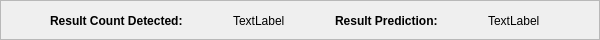
          <widget class="QFrame" name="frame_3">
           <property name="maximumSize">
            <size>
             <width>600</width>
             <height>40</height>
            </size>
           </property>
           <property name="frameShape">
            <enum>QFrame::StyledPanel</enum>
           </property>
           <property name="frameShadow">
            <enum>QFrame::Raised</enum>
           </property>
           <widget class="QWidget" name="layoutWidget_2">
            <property name="geometry">
             <rect>
              <x>0</x>
              <y>0</y>
              <width>591</width>
              <height>41</height>
             </rect>
            </property>
            <layout class="QHBoxLayout" name="horizontalLayout_13">
             <property name="spacing">
              <number>0</number>
             </property>
             <item>
              <widget class="QLabel" name="label_28">
               <property name="sizePolicy">
                <sizepolicy hsizetype="Maximum" vsizetype="Maximum">
                 <horstretch>0</horstretch>
                 <verstretch>0</verstretch>
                </sizepolicy>
               </property>
               <property name="maximumSize">
                <size>
                 <width>16777215</width>
                 <height>80</height>
                </size>
               </property>
               <property name="font">
                <font>
                 <weight>75</weight>
                 <bold>true</bold>
                </font>
               </property>
               <property name="styleSheet">
                <string notr="true">font-weight: bold;</string>
               </property>
               <property name="frameShape">
                <enum>QFrame::NoFrame</enum>
               </property>
               <property name="text">
                <string>Result Count Detected:</string>
               </property>
              </widget>
             </item>
             <item>
              <widget class="QLabel" name="label_13">
               <property name="sizePolicy">
                <sizepolicy hsizetype="Maximum" vsizetype="Preferred">
                 <horstretch>0</horstretch>
                 <verstretch>0</verstretch>
                </sizepolicy>
               </property>
               <property name="maximumSize">
                <size>
                 <width>16777215</width>
                 <height>80</height>
                </size>
               </property>
               <property name="text">
                <string>TextLabel</string>
               </property>
              </widget>
             </item>
             <item>
              <widget class="QLabel" name="label_29">
               <property name="sizePolicy">
                <sizepolicy hsizetype="Maximum" vsizetype="Maximum">
                 <horstretch>0</horstretch>
                 <verstretch>0</verstretch>
                </sizepolicy>
               </property>
               <property name="maximumSize">
                <size>
                 <width>16777215</width>
                 <height>80</height>
                </size>
               </property>
               <property name="font">
                <font>
                 <weight>75</weight>
                 <bold>true</bold>
                </font>
               </property>
               <property name="styleSheet">
                <string notr="true">font-weight: bold;</string>
               </property>
               <property name="frameShape">
                <enum>QFrame::NoFrame</enum>
               </property>
               <property name="text">
                <string>Result Prediction:</string>
               </property>
              </widget>
             </item>
             <item>
              <widget class="QLabel" name="label_48">
               <property name="sizePolicy">
                <sizepolicy hsizetype="Maximum" vsizetype="Maximum">
                 <horstretch>0</horstretch>
                 <verstretch>0</verstretch>
                </sizepolicy>
               </property>
               <property name="maximumSize">
                <size>
                 <width>16777215</width>
                 <height>80</height>
                </size>
               </property>
               <property name="text">
                <string>TextLabel</string>
               </property>
              </widget>
             </item>
            </layout>
           </widget>
          </widget>
